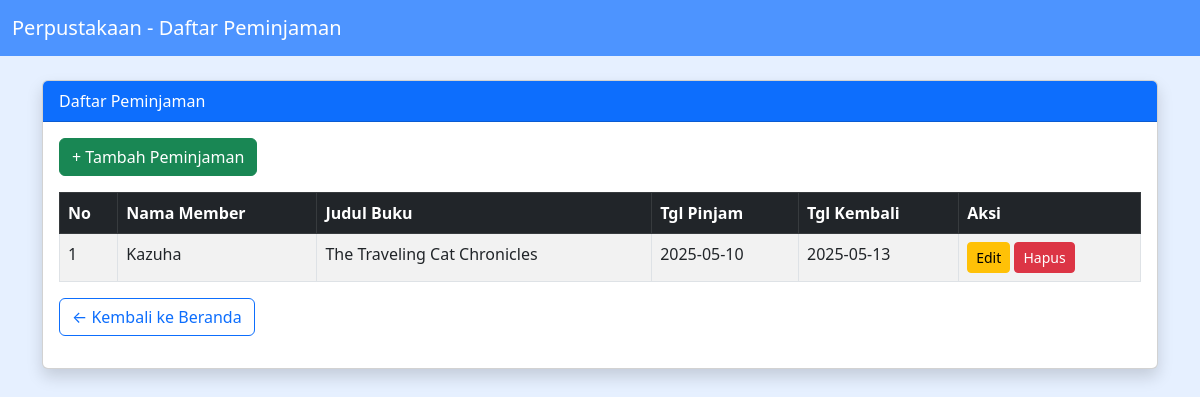
The app's page /Peminjaman.php with its own data.
### tables this page shows
CREATE TABLE `peminjaman` (
  `id_peminjaman` int(11) NOT NULL,
  `id_member` int(11) DEFAULT NULL,
  `id_buku` int(11) DEFAULT NULL,
  `tgl_pinjam` date DEFAULT NULL,
  `tgl_kembali` date DEFAULT NULL
);

CREATE TABLE `member` (
  `id_member` int(11) NOT NULL,
  `nama_member` varchar(250) DEFAULT NULL,
  `nomor_member` varchar(15) DEFAULT NULL,
  `alamat` text DEFAULT NULL,
  `tgl_mendaftar` datetime DEFAULT NULL,
  `tgl_terakhir_bayar` date DEFAULT NULL
);

CREATE TABLE `buku` (
  `id_buku` int(11) NOT NULL,
  `judul_buku` varchar(500) DEFAULT NULL,
  `penulis` varchar(500) DEFAULT NULL,
  `penerbit` varchar(250) DEFAULT NULL,
  `tahun_terbit` int(11) DEFAULT NULL
);

### Model.php (called while the page is built, shortened)
<?php
function getAllPeminjaman() {
    $conn = getConnection();
    $result = $conn->query("SELECT p.id_peminjaman, m.nama_member, b.judul_buku, p.tgl_pinjam, p.tgl_kembali
                            FROM peminjaman p
                            JOIN member m ON p.id_member = m.id_member
                            JOIN buku b ON p.id_buku = b.id_buku");
    return $result;
}
?>

### Peminjaman.php (the view, shortened to what this page needs)
<?php
require 'Model.php';
$peminjaman = getAllPeminjaman();
?>
<!DOCTYPE html>
<html lang="en">
<head>
    <link href="https://cdn.jsdelivr.net/npm/bootstrap@5.3.0/dist/css/bootstrap.min.css" rel="stylesheet">
</head>
<body>
<nav class="navbar navbar-dark mb-4">
    <div class="container-fluid">
        <span class="navbar-brand">Perpustakaan - Daftar Peminjaman</span>
    </div>
</nav>
<div class="container">
    <div class="card shadow">
        <div class="card-header bg-primary text-white">Daftar Peminjaman</div>
        <div class="card-body">
            <a href="FormPeminjaman.php" class="btn btn-success mb-3">+ Tambah Peminjaman</a>
            <table class="table table-bordered table-striped">
                <thead class="table-dark">
                    <tr>
                        <th>No</th>
                        <th>Nama Member</th>
                        <th>Judul Buku</th>
                        <th>Tgl Pinjam</th>
                        <th>Tgl Kembali</th>
                        <th>Aksi</th>
                    </tr>
                </thead>
                <tbody>
                    <?php $no = 1; while ($row = $peminjaman->fetch_assoc()) { ?>
                        <tr>
                            <td><?= $no++ ?></td>
                            <td><?= $row['nama_member'] ?></td>
                            <td><?= $row['judul_buku'] ?? 'Buku telah dihapus' ?></td>
                            <td><?= $row['tgl_pinjam'] ?></td>
                            <td><?= $row['tgl_kembali'] ?></td>
                            <td>
                                <a href="FormPeminjaman.php?id=<?= $row['id_peminjaman'] ?>" class="btn btn-warning btn-sm">Edit</a>
                                <a href="Peminjaman.php?delete=<?= $row['id_peminjaman'] ?>" class="btn btn-danger btn-sm" onclick="return confirm('Yakin?')">Hapus</a>
                            </td>
                        </tr>
                    <?php } ?>
                </tbody>
            </table>
            <a href="index.php" class="btn btn-outline-primary mb-3">&#8592; Kembali ke Beranda</a>
        </div>
    </div>
</div>
</body>
</html>

### Peminjaman.php (style rules this page uses)
body { background-color: #e6f0ff; }
.navbar { background-color: #4d94ff; }

### records on screen
peminjaman: id_member.nama_member "Kazuha", id_buku.judul_buku "The Traveling Cat Chronicles", tgl_pinjam "2025-05-10", tgl_kembali "2025-05-13"
